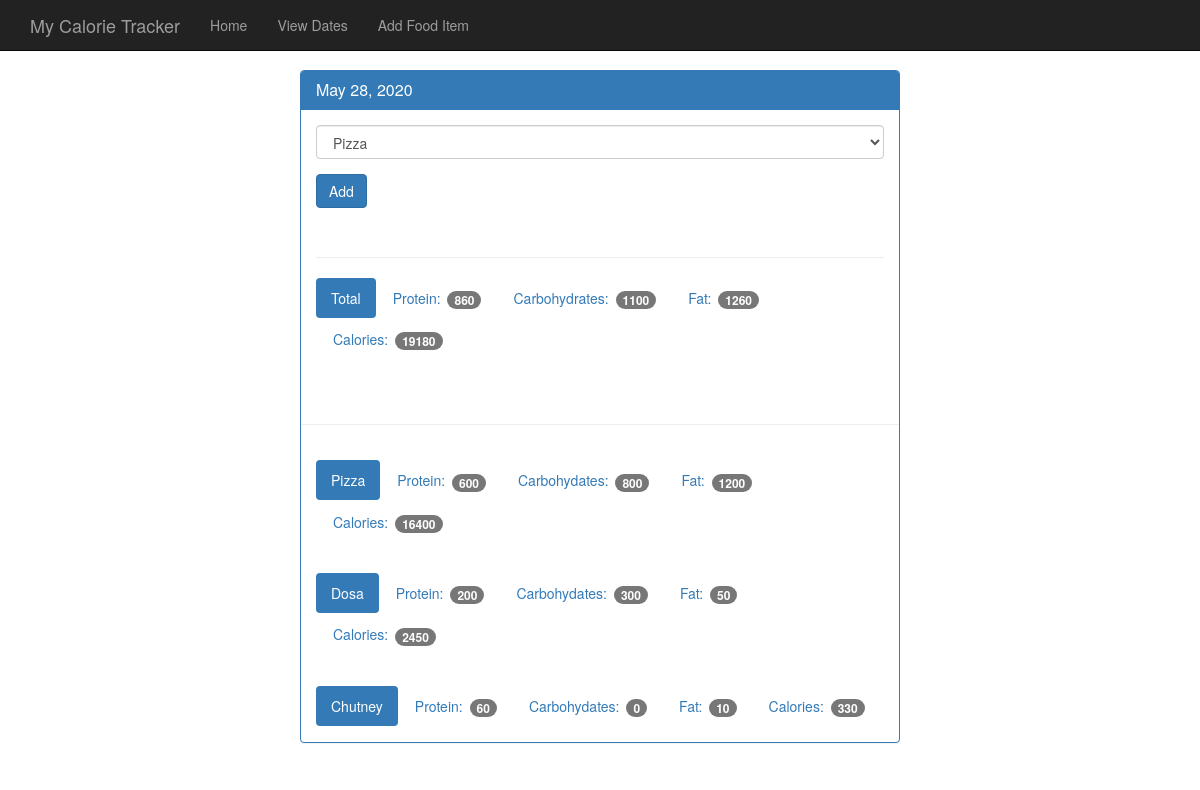
Page /view/20200528 on the committed database.
### tables this page shows
CREATE TABLE food (
    id integer primary key autoincrement,
    name text not null,
    protein integer not null,
    carbohydrates integer not null,
    fat integer not null,
    calories integer not null
);

### app.py (the view)
@app.route('/view/<date>', methods=['GET', 'POST']) #date will be format of 20200310
def view(date):
    db = get_db()
    cur = db.execute('select id, entry_date from log_date where entry_date = ?', [date])
    date_result = cur.fetchone()
    if request.method == 'POST':
        db.execute('insert into food_date (food_id, log_date_id) values (?, ?)', [request.form['food-select'], date_result['id']])
        db.commit()
    d = datetime.strptime(str(date_result['entry_date']), '%Y%m%d')
    pretty_date = datetime.strftime(d, '%B %d, %Y')
    food_cur = db.execute('select id, name from food')
    food_results = food_cur.fetchall()
    log_cur = db.execute('select food.name, food.protein, food.carbohydrates, food.fat, food.calories from log_date join food_date on food_date.log_date_id = log_date.id join food on food.id = food_date.food_id where log_date.entry_date = ?', [date])
    log_results = log_cur.fetchall()
    totals = {}
    totals['protein'] = 0
    totals['carbohydrates'] = 0
    totals['fat'] = 0
    totals['calories'] = 0
    for food in log_results:
       totals['protein'] += food['protein']
       totals['carbohydrates'] += food['carbohydrates']
       totals['fat'] += food['fat']
       totals['calories'] += food['calories']
    return render_template('day.html', entry_date=date_result['entry_date'], pretty_date=pretty_date, \
                            food_results=food_results, log_results=log_results, totals=totals)

### database.py (called while the page is built)
def connect_db():
    sql = sqlite3.connect('sqlite3/food_log.db')
    sql.row_factory = sqlite3.Row
    return sql

def get_db():
    if not hasattr(g, 'sqlite_db'):
        g.sqlite_db = connect_db()
    return g.sqlite_db

### templates/day.html (shortened to what this page needs)
{% extends "base.html" %}
{% block body %}
  <head>
  </head>
  <body>
    <nav class="navbar navbar-inverse navbar-fixed-top">
      <div class="container">
        <div class="navbar-header">
          <a class="navbar-brand" href="{{ url_for('index') }}">My Calorie Tracker</a>
        </div>
        <div id="navbar" class="navbar-collapse collapse">
          <ul class="nav navbar-nav">
            <li><a href="{{ url_for('index') }}">Home</a></li>
            <li><a href="{{ url_for('view_date') }}">View Dates</a></li>
            <li><a href="{{ url_for('food') }}">Add Food Item</a></li>
          </ul>
        </div>
      </div>
    </nav>
    <div class="container theme-showcase col-sm-6 col-sm-offset-3" role="main">
      <div class="row">
        <div>
          <div class="panel panel-primary">
            <div class="panel-heading">
              <h3 class="panel-title">{{ pretty_date }}</h3>
            </div>
            <div class="panel-body">
              <form method="POST" action="{{ url_for('view', date=entry_date) }}">
                <div class="form-group">
                  <select class="form-control" name="food-select">
                    {% for food in food_results %}
                    <option value={{ food.id }}>{{ food.name }}</option>
                    {% endfor %}
                  </select>
                </div>
                <button type="submit" class="btn btn-primary">Add</button>
              </form>
              <div class="page-header"></div>
              <ul class="nav nav-pills" role="tablist">
                <li class="active"><a>Total</a></li>
                <li><a>Protein: <span class="badge">{{ totals.protein }}</span></a></li>
                <li><a>Carbohydrates: <span class="badge">{{ totals.carbohydrates }}</span></a></li>
                <li><a>Fat: <span class="badge">{{ totals.fat }}</span></a></li>
                <li><a>Calories: <span class="badge">{{ totals.calories }}</span></a></li>
              </ul>
            </div>
            <div class="page-header"></div>
            {% for food in log_results %}
            <div class="panel-body">
              <ul class="nav nav-pills" role="tablist">
                <li class="active"><a>{{ food.name }}</a></li>
                <li><a>Protein: <span class="badge">{{ food.protein }}</span></a></li>
                <li><a>Carbohydates: <span class="badge">{{ food.carbohydrates }}</span></a></li>
                <li><a>Fat: <span class="badge">{{ food.fat }}</span></a></li>
                <li><a>Calories: <span class="badge">{{ food.calories }}</span></a></li>
              </ul>
            </div>
            {% endfor %}
          </div>
        </div>
      </div>
    </div>
{% endblock %}

### static/theme.css (style rules this page uses)
body { padding-top: 70px; padding-bottom: 30px; }

### rows in the picture
food: name "Pizza", protein "600", carbohydrates "800", fat "1200", calories "16400"
food: name "Dosa", protein "200", carbohydrates "300", fat "50", calories "2450"
food: name "Chutney", protein "60", carbohydrates "0", fat "10", calories "330"

### other values in the picture
{{ pretty_date }} "May 28, 2020"
{{ totals.protein }} "860"
{{ totals.carbohydrates }} "1100"
{{ totals.fat }} "1260"
{{ totals.calories }} "19180"
form field food-select "Pizza"
